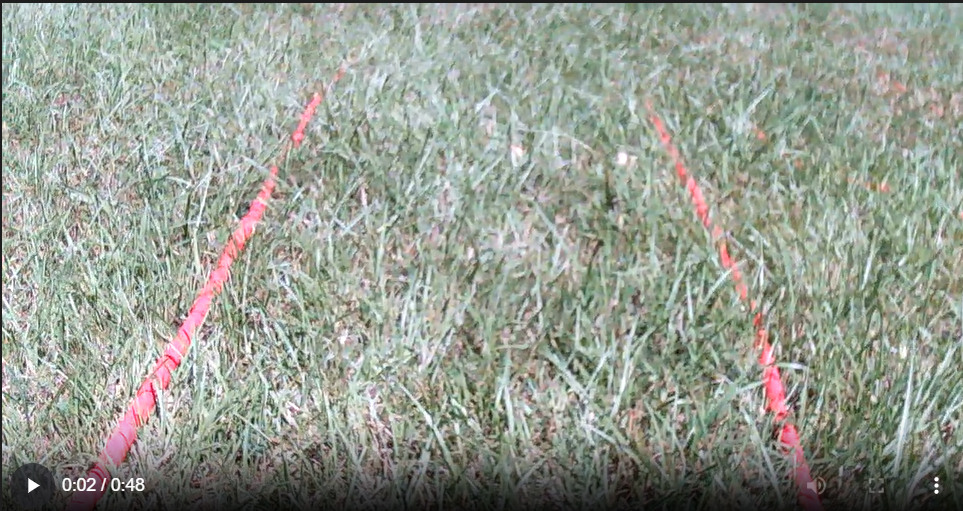
#> input picture code/main_control/outdoor_line.png, 963 x 511 px
$ python -i utils.py   (imports and definitions only)
#> lines starting #> are read from the running program, lines starting #| are printed output that depends on the picture
from .configuration import LineFollowConfig
import cv2
import time
import numpy as np

# [6 lines that did not run here, left out]

def warp_perspective(img, top_left_ratio=(0.25, 0.0), top_right_ratio=(0.75, 0.0),
                     bottom_left_ratio=(0.0, 1.0), bottom_right_ratio=(1.0, 1.0),
                     out_size=(400, 600)):
    """
    將 ROI 透視校正成矩形
    - top_left_ratio ... (x_ratio, y_ratio) 代表原圖相對位置
    - out_size ... 輸出影像大小 (w, h)
    """
    h, w = img.shape[:2]

    # 定義來源四邊形 (依照比例轉 pixel)
    src = np.float32([
        [w * top_left_ratio[0], h * top_left_ratio[1]],       # 左上
        [w * top_right_ratio[0], h * top_right_ratio[1]],     # 右上
        [w * bottom_left_ratio[0], h * bottom_left_ratio[1]], # 左下
        [w * bottom_right_ratio[0], h * bottom_right_ratio[1]]# 右下
    ])

    # 定義輸出矩形座標
    dst = np.float32([
        [0, 0],                 # 左上
        [out_size[0], 0],       # 右上
        [0, out_size[1]],       # 左下
        [out_size[0], out_size[1]] # 右下
    ])

    # 透視矩陣
    M = cv2.getPerspectiveTransform(src, dst)

    # 進行透視校正
    warped = cv2.warpPerspective(img, M, out_size)

    return warped, M

def clamp(v, lo, hi):
    return max(lo, min(hi, v))

def red_mask_hsv(bgr):
    hsv = cv2.cvtColor(bgr, cv2.COLOR_BGR2HSV)
    mask1 = cv2.inRange(hsv, LineFollowConfig.H_LOW1, LineFollowConfig.H_HIGH1)
    mask2 = cv2.inRange(hsv, LineFollowConfig.H_LOW2, LineFollowConfig.H_HIGH2)
    mask = cv2.bitwise_or(mask1, mask2)
    # 形態學去噪
    k = cv2.getStructuringElement(cv2.MORPH_ELLIPSE, (LineFollowConfig.KERNEL_SIZE, LineFollowConfig.KERNEL_SIZE))
    mask = cv2.morphologyEx(mask, cv2.MORPH_OPEN, k)
    mask = cv2.morphologyEx(mask, cv2.MORPH_CLOSE, k)
    return mask

# [33 lines that did not run here, left out]

>>> import cv2
>>> picture = cv2.imread('../outdoor_line.png', cv2.IMREAD_GRAYSCALE)
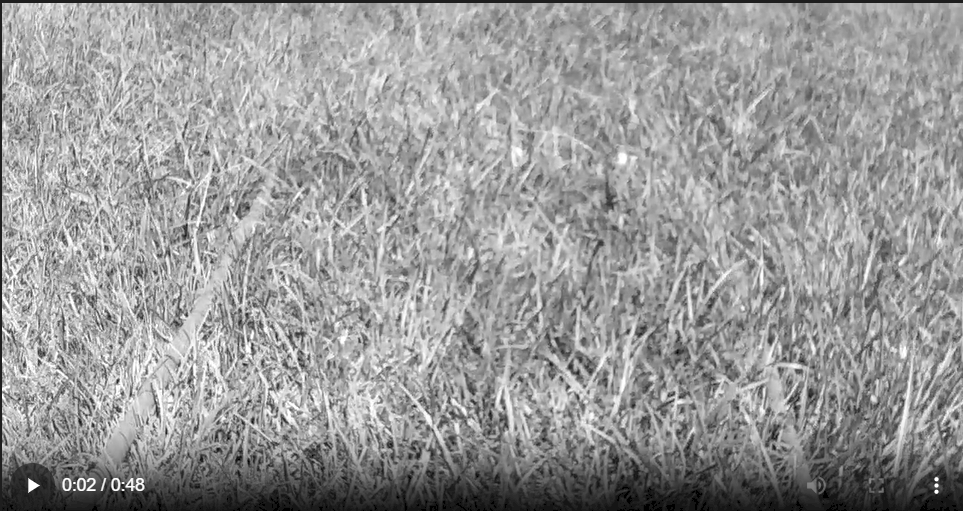
#> picture: shape (511, 963); min 0, max 255, mean 153.1
#> (the run stopped early here; a loop or call above may not have finished)
